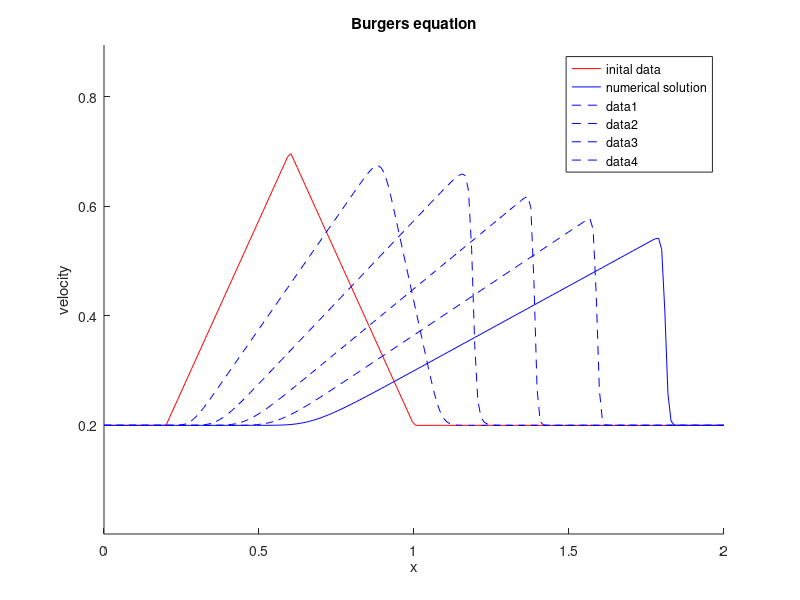

This chart was generated by the following MATLAB code:
%-------------------------------------------------------------------
% MATLAB routine for solving Burgers equation 
%   v_t + (v^2/2)_x  (conservation form)
%
% created: April 2010
% author:  Susanne Hoefner, Uppsala University 
%-------------------------------------------------------------------

clear   % clear all variables
clf     % clear plot area

%-------------------------------------------------------------------
% defining spatial grid
%-------------------------------------------------------------------

npt   = 200;     % number of spatial grid points
x_min = 0.0;     % left boundary
x_max = 2.0;     % right boundary

dx    = (x_max-x_min)/(npt-1);  % grid spacing (equidistant)
for i=1:npt
  x(i) = x_min + (i-1)*dx;      % setting spatial grid points 
end

x_diff  = (x_max-x_min);        % length of spatial range
x_mid   = (x_min+x_max)/2.0;    % mid-point of spatial range

%-------------------------------------------------------------------
% setting initial conditions
%-------------------------------------------------------------------

% parameters for initial data

%i_dat = 1;      % Gaussian
%i_dat = 2;      % slope
i_dat = 3;      % triangle

v_min = +0.20;  % maxium velocity
v_max = +0.70;  % minimum velocity

f_tip   = 0.30; % location of gaussian and triangle
f_gauss = 0.40; % width parameter for gaussian
f_width = 0.20; % width parameter for triangle and slope

% creating initial data

for i=1:npt

  % gaussian

  if i_dat == 1
    x_tip   = x_min + f_tip*x_diff;  % center of triangle
    v(i,1) = (v_max-v_min) * exp( -( (x(i)-x_tip) / f_gauss*x_diff )^2 ) + v_min;
  end

  % slope

  if i_dat == 2
    x_left  = x_mid-f_width*x_diff;
    x_right = x_mid+f_width*x_diff;
    v(i,1) = v_max;
    if x(i) > (x_left)
      if x(i) < (x_right)
        v(i,1) = v_max - (v_max-v_min)*((x(i)-x_left)/(x_right-x_left));
      else
        v(i,1) = v_min;
      end
    end
  end

  % triangle

  if i_dat == 3
    x_tip   = x_min + f_tip*x_diff;  % center of triangle
    x_left  = x_tip-f_width*x_diff;  % left border of triangle
    x_right = x_tip+f_width*x_diff;  % right border of triangle
    v(i,1) = v_min;                  % velocity outside triangle region
    if x(i) > x_left
      if x(i) < x_right
        if x(i) < x_tip              % left side of triangle
          v(i,1) = v_min + (v_max-v_min)*((x(i)-x_left)/(x_tip-x_left));
        else                         % right side of triangle
          v(i,1) = v_max - (v_max-v_min)*((x(i)-x_tip)/(x_right-x_tip));
        end
      end
    end
  end

end

%-------------------------------------------------------------------
% computing solution at chosen time levels
%    (using a conservative explicit upwind differencing scheme)
%-------------------------------------------------------------------

t_start = 0.0;  % starting time 
t_stop  = 2.4;  % stopping time 

cfl     = 0.8;  % Courant number (must be < 1 for stability)

t(1)    = t_start; % time level of initial data
age     = t(1);    % control variable for time integration
n       = 0;       % initializing time level counter

while (age <= t_stop) 

  n      = n+1;                      % index of time level
  dt     = dx*cfl/max(abs(v(:,n)));  % time step
  t(n+1) = t(n) + dt;                % time 
  age    = t(n+1);

  v(1,n+1) = v(1,1);       % left boundary condition (fixed value)
  v(npt,n+1) = v(npt,1);   % right boundary condition (fixed value)

  % compute upwind fluxes at cell boundaries

  for i=1:npt-1            
    vp = 0.5 * ( v(i,n) + v(i+1,n) );
    if (vp > 0.0) 
      if (v(i,n) >= 0.0) 
        flp(i) = 0.5 * v(i,n)^2;
      end
    elseif (vp <= 0.0) 
      if (v(i+1,n) <= 0.0) 
        flp(i) = 0.5 * v(i+1,n)^2;
      end
    else
      flp(i) = 0.0;
    end
  end  

  % compute solution v for new time level t(n+1) at locations x(i)
  
  for i=2:npt-1
    v(i,n+1) = v(i,n) - dt/dx * ( flp(i) - flp(i-1) );
  end
  
end

ntst = n+1;  % total number of time levels (including initial data)

%-------------------------------------------------------------------
% plotting initial data and solution
%-------------------------------------------------------------------

vdata_max = max(v(:,1));
vdata_min = min(v(:,1));
dv = vdata_max - vdata_min;

fb    = 0.4;              % parameter for extending y-range
y_min = vdata_min-dv*fb;
y_max = vdata_max+dv*fb;

hold on 

title ('Burgers equation');  
ylabel('velocity'); 
xlabel('x'); 

axis([x_min x_max y_min y_max]);

plot(x,v(:,1),'r-')       % plot initial data
plot(x,v(:,ntst),'b-')    % plot solution at last time level

legend('inital data','numerical solution')

npl  = 5; % number of snapshots to be plotted

if npl > 1
  dn = (ntst-mod(ntst,npl))/npl;
  for i=dn:dn:(ntst-npl)
    plot(x,v(:,i),'b--')   % plot intermediate snapshots
  end
end

hold off

%-------------------------------------------------------------------
